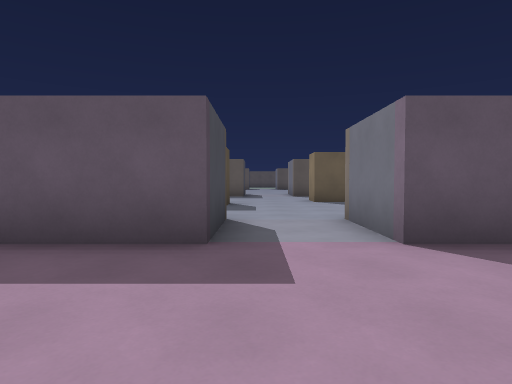
view 1 (above)

18 first-person views from a walk through a 3-D level made in the Godot game engine. The camera is 1.3 m above the floor, tilts 2° down and sees 75° across. Doors that lead somewhere are drawn open, without their leaves. The floor is counted in squares, 2 m on a side. Each view is taken from the middle of a square. On the plan, view 1 faces up. The plan holds only what a view shows up to about 10 squares ahead; the rest is blank. Characters and animated objects are left out.

view 2
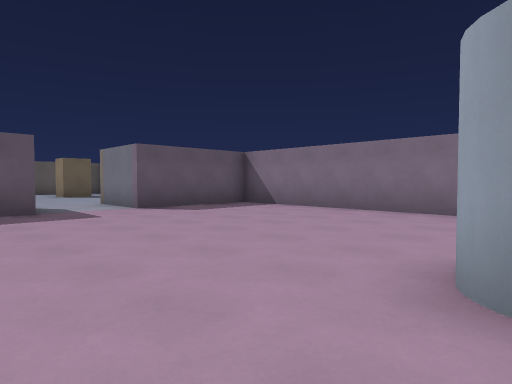

view 3
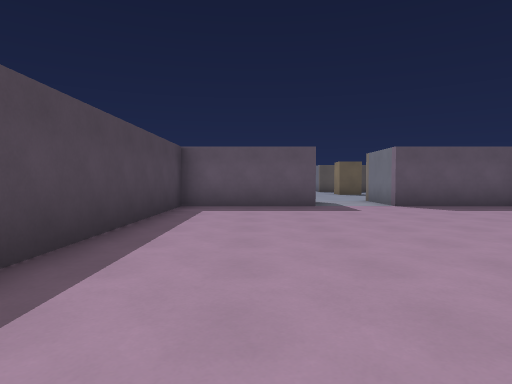

view 4
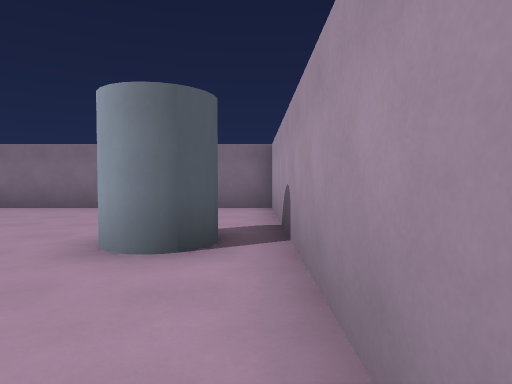

view 5
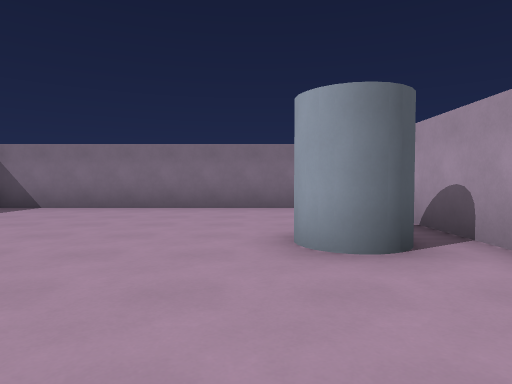

view 6
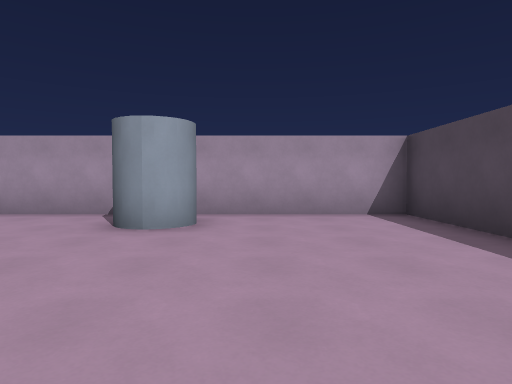

view 7
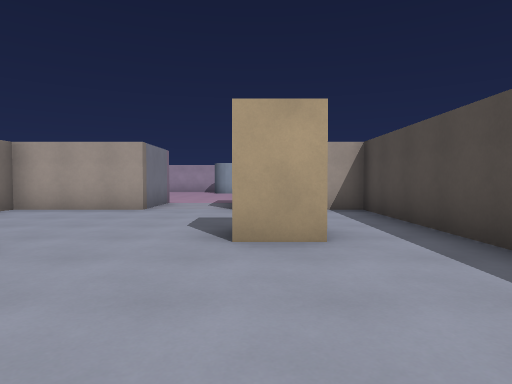

view 8
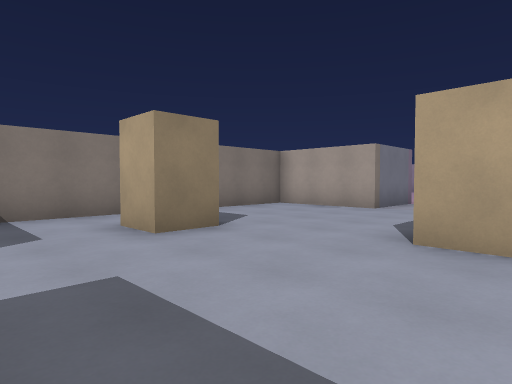

view 9
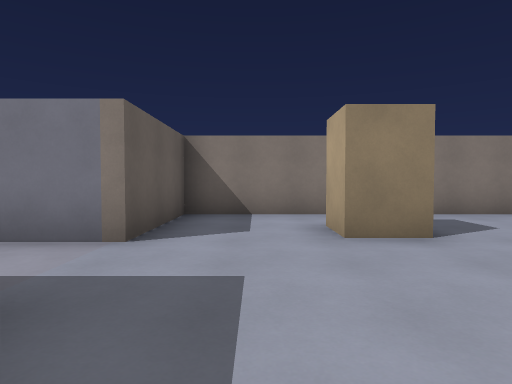

view 10
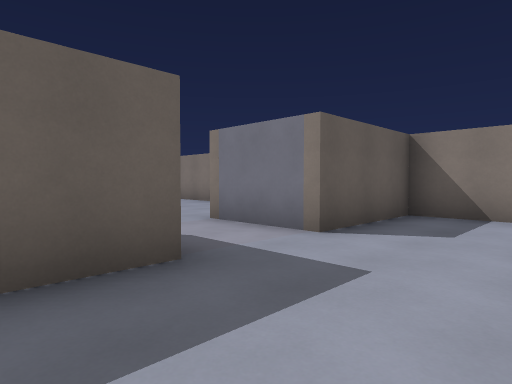

view 11
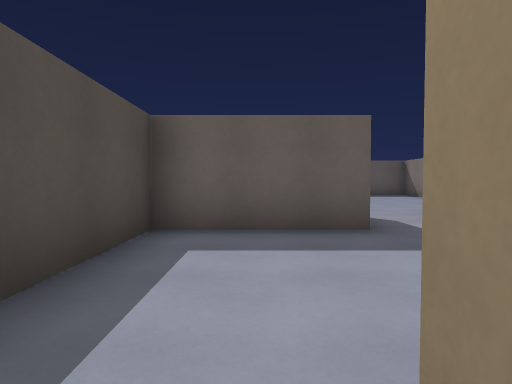

view 12
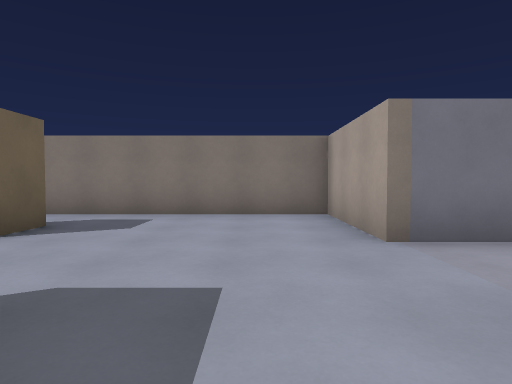

view 13
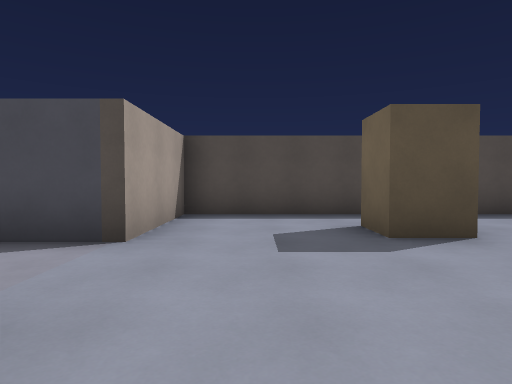

view 14
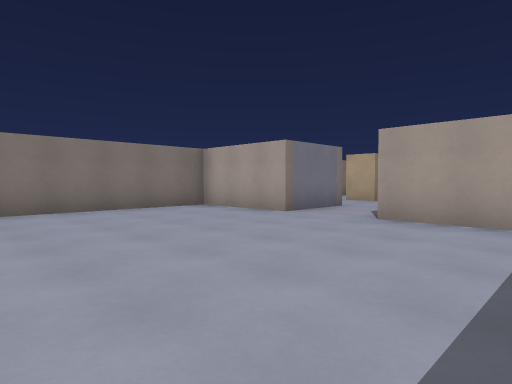

view 15
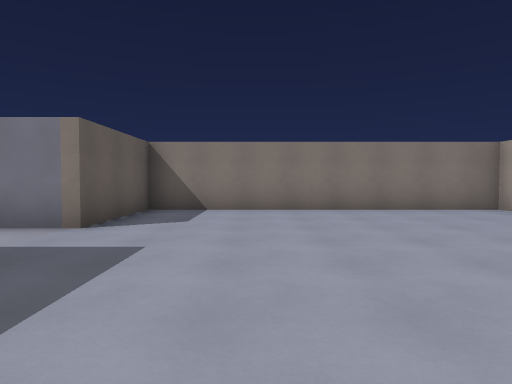

view 16
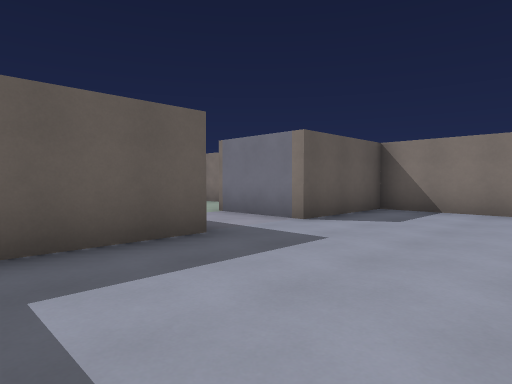

view 17
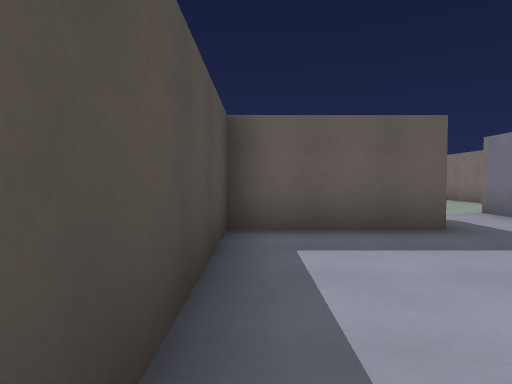

view 18
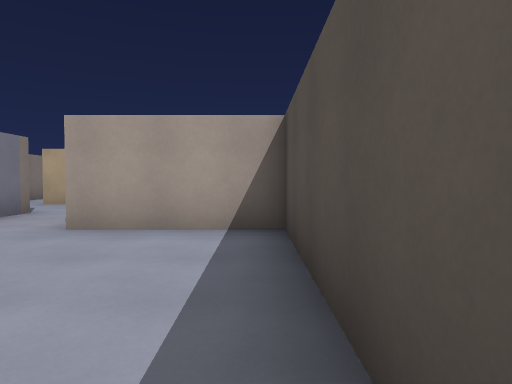

### Floor plan
Ten units are one square. View 1 is at (0, 0); x grows to the right and y downward. Boxes are objects, and circles mark ways between rooms. Rooms are numbered by the first view taken in them; rooms with no view inside come last. Other rooms are left out.
<svg viewBox="-44 -261 98 320">
<path fill="none" stroke="#000" d="M-5 -34 -39 -34 -39 54 49 54 49 -34 15 -34M-19 -95 -7 -95 -7 -85 -18 -85M28 -100 17 -100 17 -110 28 -110M-4 -134 -34 -134 -34 -56 -5 -56M15 -56 44 -56 44 -134 15 -134 15 -156M-4 -234 -34 -234 -34 -156 -5 -156M15 -156 44 -156 44 -234 15 -234 15 -256"/>
<circle cx="5" cy="-45" r="3" fill="#2a7"/>
<circle cx="5" cy="-155" r="3" fill="#2a7"/>
<text x="0" y="10">1</text>
<text x="0" y="-100">2</text>
<text x="0" y="-200">3</text>
</svg>
Room 1 opens to room 2. Room 2 opens to room 3.

Where each view was taken, in squares from view 1:
view 1: 0 up, 0 right, facing up
view 2: 4 down, 2 left, facing up-right
view 3: 5 down, 2 left, facing up
view 4: 5 down, 3 left, facing right
view 5: 3 down, 3 left, facing right
view 6: 1 up, 1 left, facing down
view 7: 13 up, 1 left, facing down
view 8: 13 up, 2 left, facing down-right
view 9: 12 up, 2 left, facing right
view 10: 11 up, 2 left, facing up-right
view 11: 9 up, 2 left, facing up
view 12: 7 up, 2 left, facing right
view 13: 7 up, 3 right, facing left
view 14: 21 up, 3 left, facing down-right
view 15: 21 up, 3 left, facing right
view 16: 20 up, 3 left, facing up-right
view 17: 19 up, 3 left, facing up
view 18: 20 up, 3 left, facing down
